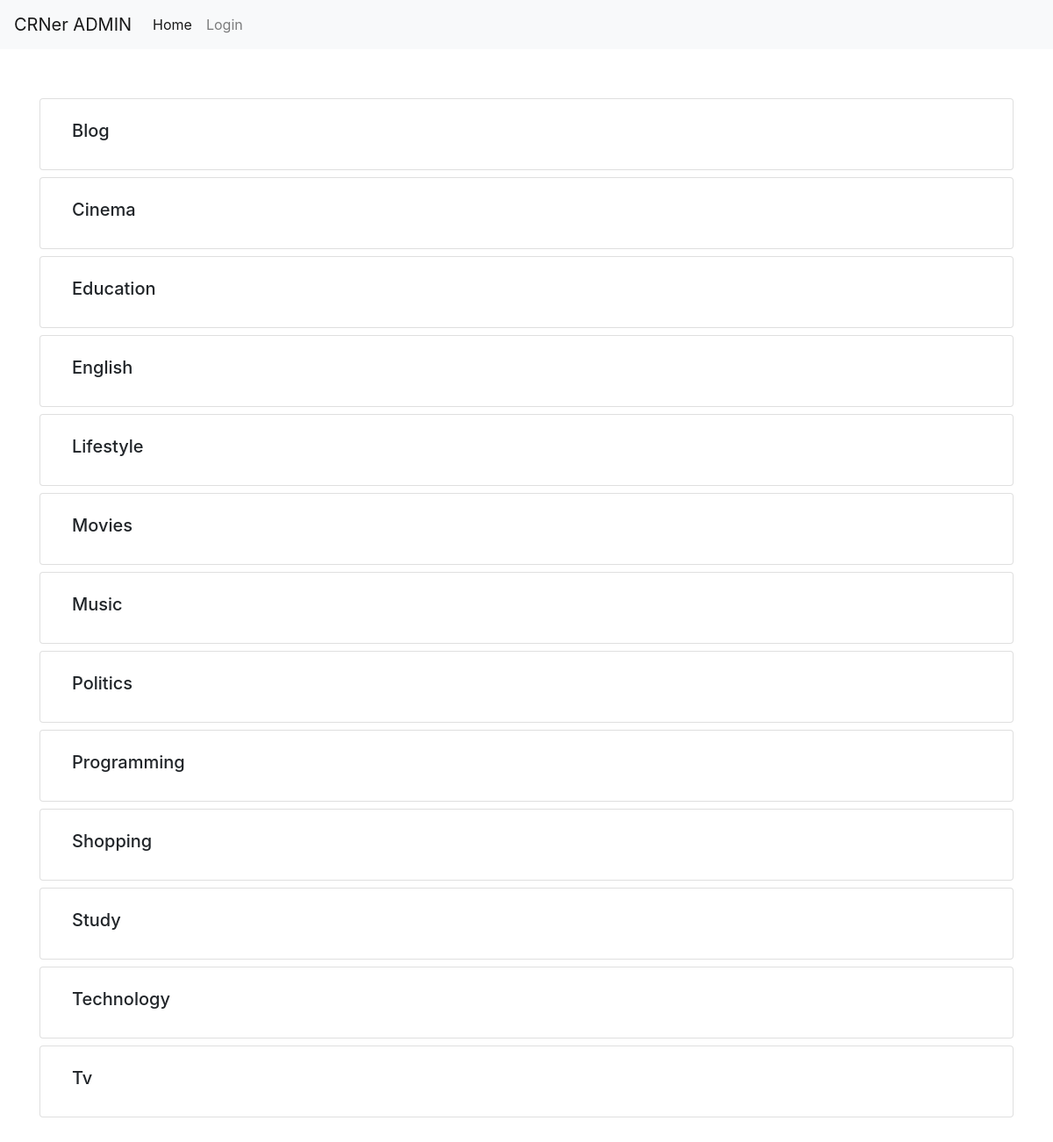
Screenshot of /polls/admin/ with the database file from the repository.
### polls/models.py (models this page shows, shortened)
class Category(models.Model):
    category = models.CharField(max_length=50,unique=True)
    class Meta:
        verbose_name = _("category")
        verbose_name_plural = _("categories")
        ordering = ['category']

### polls/views.py (the view)
# urls.py: path("admin/",views.indexAdmin,name="polls-admin-home"),
def indexAdmin(request):
    if 'polls_username_L'  in request.session:
        username = request.session['polls_username_L']
        auth=True
    else:
        auth=False
        username=""
    categories = Category.objects.all()
    return render(request,'polls/admin-index.html',{'auth':auth,'username':username,'categories':categories})

### polls/templates/polls/admin-index.html
{% extends "polls/admin-base.html" %}
{% block content %}
{% for category in categories %}
<div class="card mt-2" >
    <div class="card-body ml-3 mt-1">
        <h5 class="card-title">{{category.category}}</h5>
    </div>
</div>
{% endfor %}
{% endblock content %}

### rows the page displays
Category: category "Blog"
Category: category "Cinema"
Category: category "Education"
Category: category "English"
Category: category "Lifestyle"
Category: category "Movies"
Category: category "Music"
Category: category "Politics"
Category: category "Programming"
Category: category "Shopping"
Category: category "Study"
Category: category "Technology"
Category: category "Tv"
